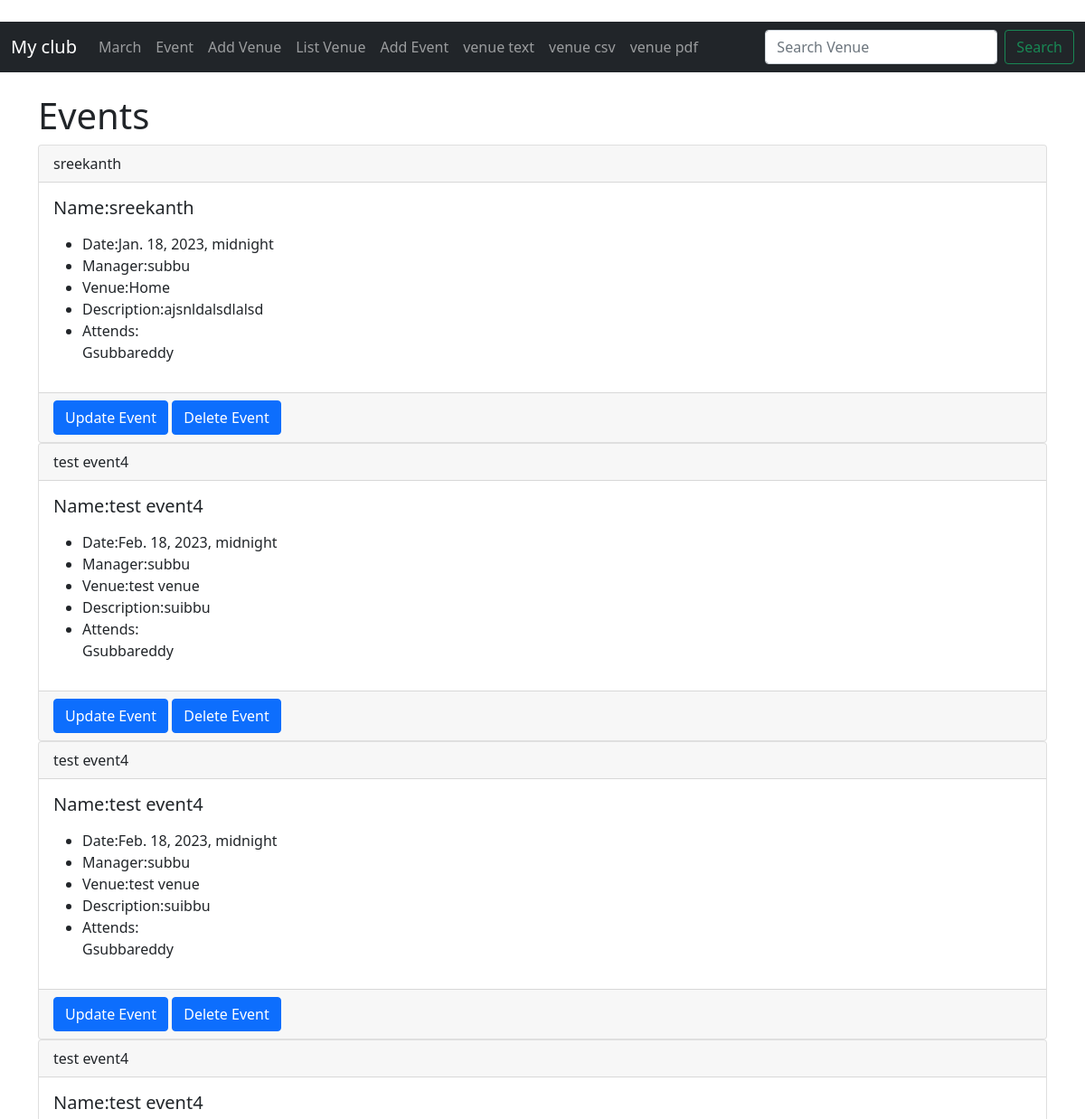
The app's page /myclub/event (upper part), older data.
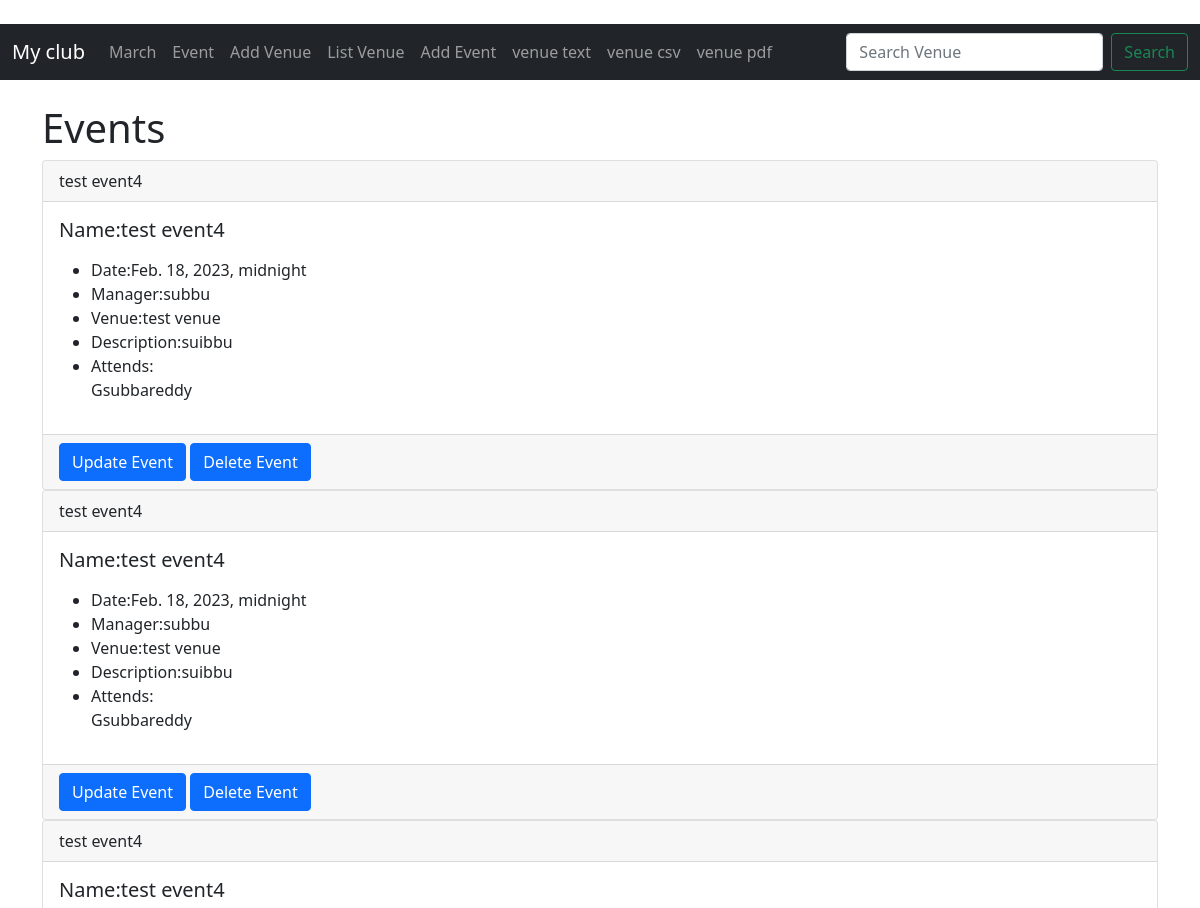
The same page, newer data.
### myclub/models.py (models this page shows)
class Event(models.Model):
  name=models.CharField(max_length=200)
  event_date=models.DateTimeField()
  venue=models.ForeignKey(Venue,blank=True,null=True,on_delete=models.CASCADE)
  manager=models.ForeignKey(User,blank=True,null=True,on_delete=models.SET_NULL)
  description=models.TextField(blank=True)
  attends=models.ManyToManyField(MyClubUser,blank=True)
  def __str__(self):
    return self.name

class Venue(models.Model):
  name=models.CharField('Venue name',max_length=100)
  address=models.CharField(max_length=100)
  zip_code=models.CharField('Zip code',max_length=10)
  phone=models.CharField('conatact number',max_length=14)
  web=models.URLField('website address')
  email_address=models.EmailField('Email address')
  def __str__(self):
    return self.name

class MyClubUser(models.Model):
  first_name=models.CharField(max_length=25)
  last_name=models.CharField(max_length=25)
  email=models.EmailField('User Email')
  def __str__(self):
    return self.first_name

### myclub/views.py (the view)
# urls.py: path('event', views.Event_list, name='event_list'),
def Event_list(request):
    all_list = Event.objects.all().order_by('name')
    return render(request, 'myclub/event_list.html', {'all_list': all_list})

### templates/myclub/event_list.html (shortened to what this page needs)
{% extends 'myclub/basic.html' %}
{% block content %}
  <h1> Events</h1>
{% for event in all_list %}
<div class="card">
  <div class="card-header">
    {{event}}
  </div>
  <div class="card-body">
    <h5 class="card-title">Name:{{event.name}}</h5>
    <p class="card-text">
      <ul>
        <li>Date:{{event.event_date}}</li>
        <li>Manager:{{event.manager}}</li>
        <li>Venue:{{event.venue}}</li>
        <li>Description:{{event.description}}</li>
        <li>Attends:</br>
          {% for user in event.attends.all %}</li>
          {{user}}</br>
          {%endfor%}
      </ul>
    </p>
    </div>
  <div class="card-footer card-text">
  <a href="{% url 'update-event' event.id %}" class="btn btn-primary" role="button" >Update Event</a>
  <a href="{% url 'delete-event' event.id %}" class="btn btn-primary" role="button" >Delete Event</a>
</div>
</div>
 {%endfor%}
{%endblock%}

### templates/myclub/basic.html (shortened to what this page needs)
<!doctype html>
<html lang="en">
  <head>
    <link href="https://cdn.jsdelivr.net/npm/bootstrap@5.1.3/dist/css/bootstrap.min.css" rel="stylesheet">
  </head>
  <body>
<br/>
    {% include 'myclub/navbar.html' %}
    <br/>
    <div class="container">
    {%block content%}
    {%endblock%}
     </div>
  </body>
</html>

### templates/myclub/navbar.html (shortened to what this page needs)
<nav class="navbar navbar-expand-lg navbar-dark bg-dark">
  <div class="container-fluid">
    <a class="navbar-brand" href="{%url 'home'%}">My club</a>
    <div class="collapse navbar-collapse" id="navbarSupportedContent">
      <ul class="navbar-nav me-auto mb-2 mb-lg-0">
        <li class="nav-item">
          <a class="nav-link" href="{%url 'home' '2021' 'MARCH' %}">March</a>
        </li>
        <li class="nav-item">
          <a class="nav-link" href="{%url 'event_list' %}">Event</a>
        </li>
        <li class="nav-item">
          <a class="nav-link" href="{%url 'add-venue' %}">Add Venue</a>
        </li>
        <li class="nav-item">
          <a class="nav-link" href="{%url 'list-venue' %}"> List Venue</a>
        </li>
        <li class="nav-item">
          <a class="nav-link" href="{%url 'add-event' %}"> Add Event</a>
        </li>
        <li class="nav-item">
          <a class="nav-link" href="{%url 'venue-text' %}"> venue text</a>
        </li>
        <li class="nav-item">
          <a class="nav-link" href="{%url 'venue-csv' %}"> venue csv</a>
        </li>
        <li class="nav-item">
          <a class="nav-link" href="{%url 'venue-pdf' %}"> venue pdf</a>
        </li>
      </ul>
      <form class="d-flex" method="POST" action="{% url 'search-venue' %}">
        <input class="form-control me-2" type="search" placeholder="Search Venue" aria-label="Search" name="searchvenue">
        <button class="btn btn-outline-success" type="submit">Search</button>
      </form>
    </div>
  </div>
</nav>

Row changes from the older to the newer data that the page shows:
removed Event: name "sreekanth", event_date "Jan. 18, 2023, midnight", manager "subbu", venue "Home", description "ajsnldalsdlalsd", MyClubUser (first_name "Gsubbareddy")
